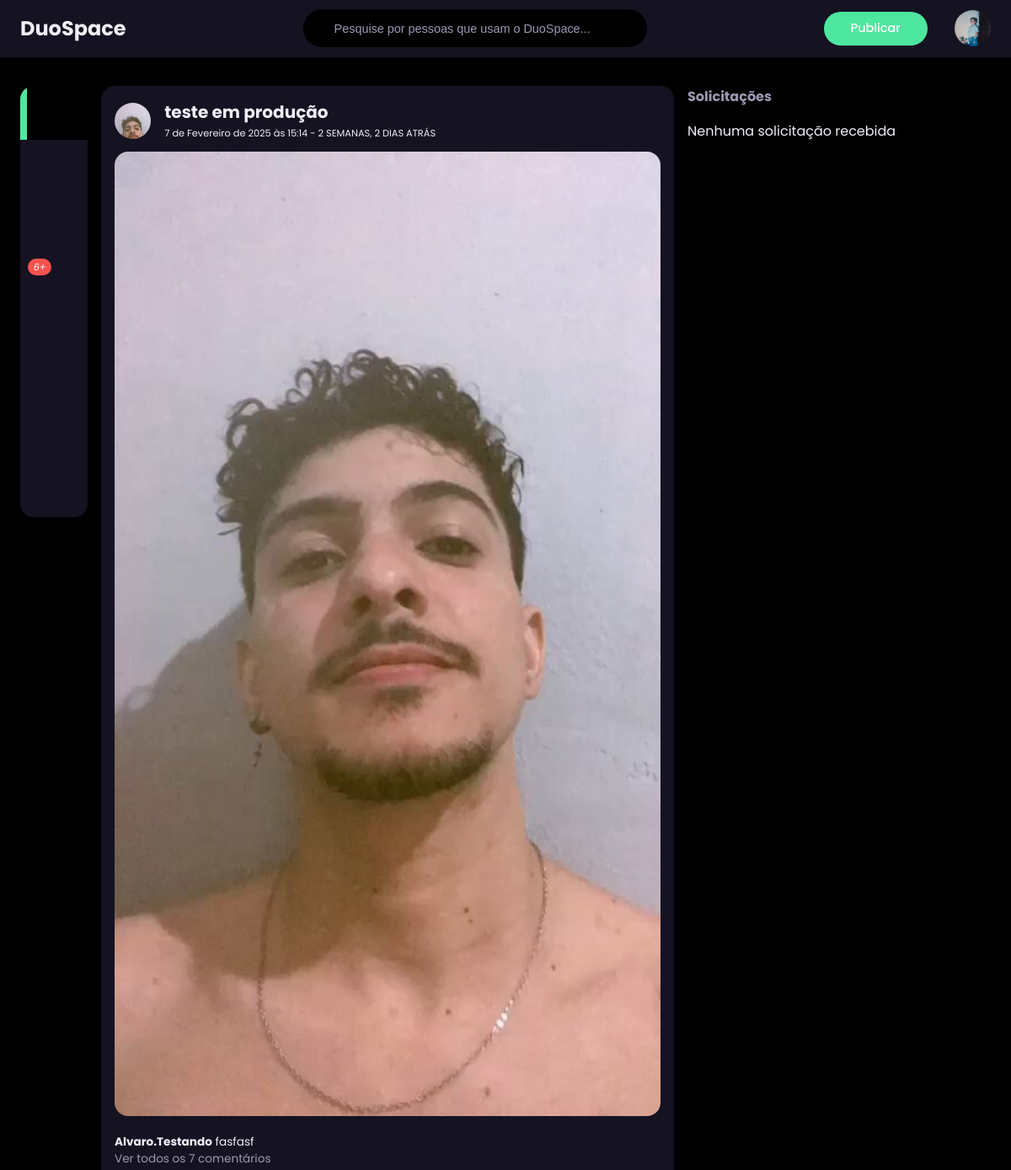
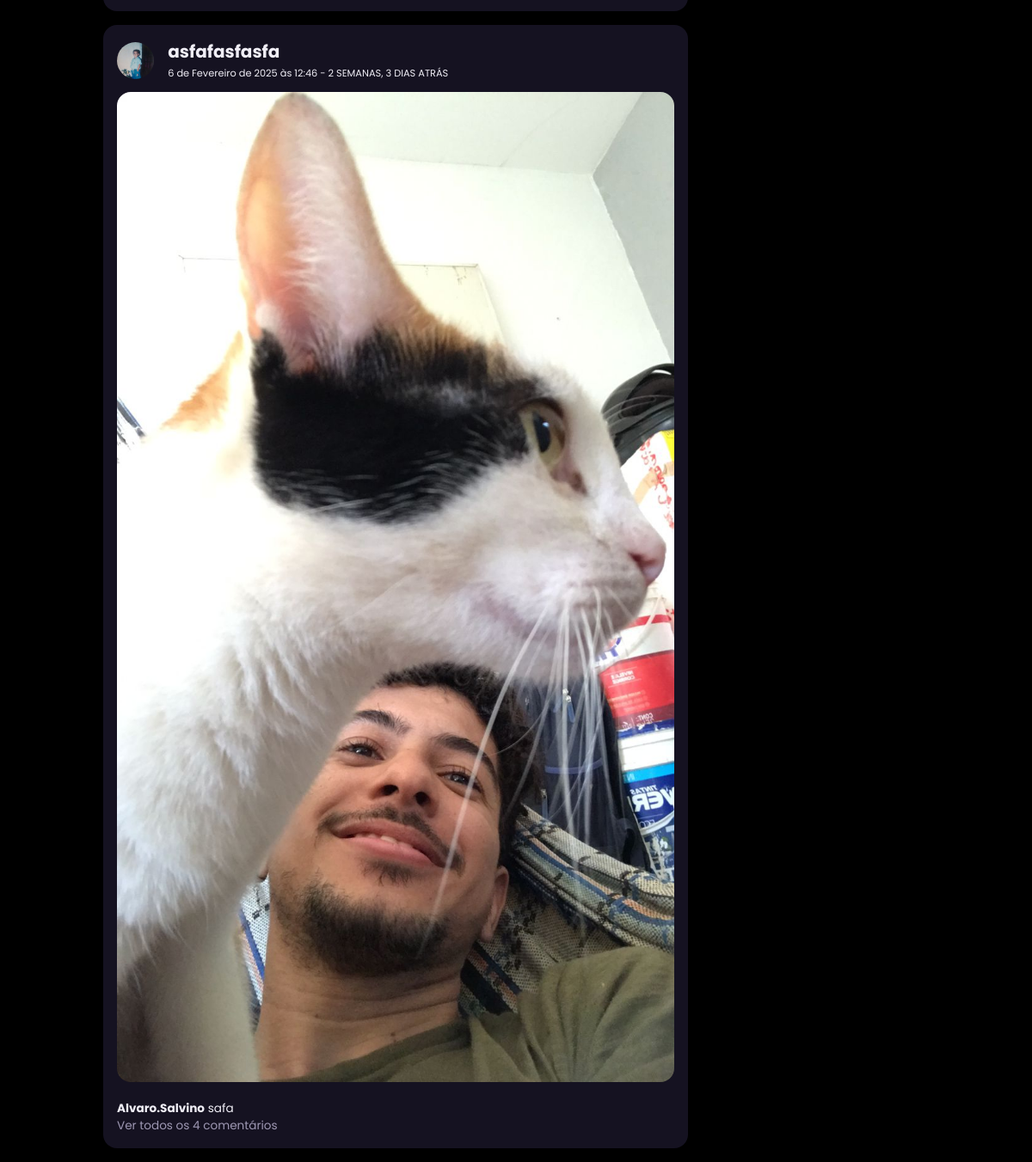
Screenshot of / (signed in) with the database file from the repository (2 pictures, top to bottom).
### perfil/models.py (models this page shows, shortened)
class Perfil(models.Model):
    nome = models.CharField(max_length=255, null=False)
    telefone = models.CharField(max_length=15, null= False)
    imagem_perfil = models.ImageField(null=True, blank=True, upload_to='fotoPerfil/')
    imagem_capa = models.ImageField(null=True, blank=True, upload_to='fotocapa/')
    fonte = models.CharField(max_length=10, default='fonte-3')
    cor = models.CharField(max_length=10, default='cor-1')
    background = models.CharField(max_length=10, default='light')
    contatos = models.ManyToManyField('self')
    usuario = models.OneToOneField(User, related_name='perfil', on_delete=models.CASCADE)

class Post(models.Model):
    titulo = models.CharField(max_length=250)
    text = models.TextField()
    data_postagem = models.DateTimeField(auto_now=True)
    perfil = models.ForeignKey(Perfil, on_delete=models.CASCADE, related_name='posts')
    imagem = models.ImageField(null=True, blank=True, upload_to='postagem/')

### vitrine/views.py (the view)
# urls.py: path('', index, name='index'),
@login_required(login_url='login')
def index(request):
    user = request.user
    perfil = get_object_or_404(Perfil, usuario=user)
    notificacoes = Notificacao.objects.filter(perfil_notificado=perfil).order_by('-data_criacao')
    context = {
        'active_home': 'active',
        'perfis': Perfil.objects.all(),
        'perfil_logado': perfil,
        'cor': perfil.cor,
        'fonte': perfil.fonte,
        'background': perfil.background,
        'notificacoes':notificacoes,
    }
    timeline = selecionar_posts(request)
    for post in timeline:
        post.tempo_decorrido = timesince(post.data_postagem)
        post.curtido = Curtida.objects.filter(perfil=perfil, post=post).exists()  # Verifica se foi curtido
        post.marcado = Marcador.objects.filter(perfil=perfil, post=post).exists  # Verifica se foi marcado
    paginator = Paginator(timeline, 15)
    page = request.GET.get('pagina')
    try:
        context['timeline'] = paginator.page(page)
    except Exception:
        context['timeline'] = paginator.page(1)
        if page is not None:
            messages.add_message(request, messages.INFO, 'A página {} não existe'.format(page))
    if request.method == "POST":
        if 'imagem_perfil' in request.FILES:
            perfil.imagem_perfil = request.FILES['imagem_perfil']
            perfil.save()
    return render(request, 'index.html', context)

### vitrine/views.py (called while the page is built)
def selecionar_posts(request):
    perfil_logado = request.user.perfil
    amigos = perfil_logado.contatos.all()
    posts = list(perfil_logado.posts.all())  # Adiciona os posts do próprio usuário
    for amigo in amigos:
        posts.extend(list(amigo.posts.all()))
    posts.sort(key=lambda x: x.data_postagem, reverse=True)
    return posts

def numero_notificacoes(request):
    if request.user.is_authenticated:
        perfil = request.user.perfil
        notificacoes_nao_lidas = Notificacao.objects.filter(perfil_notificado=perfil, lida=False).count()
    else:
        notificacoes_nao_lidas = 0
    return {'notificacoes_nao_lidas': notificacoes_nao_lidas}

### core/templates/index.html (shortened to what this page needs)
{% extends 'base/base.html' %}
{% load static %}
{% block styles %}
<link rel="stylesheet" href="{% static 'assets/css/index.css' %}">
{% endblock %}
{% block content %}
<div class="feeds">
    {% if timeline %}
    {% for post in timeline %}
    <div class="feed">
        <div class="head">
            <div class="user">
                <div class="profile-photo">
                    <img src="{% if post.perfil.imagem_perfil %} /images/{{ post.perfil.imagem_perfil }} {% else %} {% static '/assets/images/img/user.png' %} {% endif %}"
                        alt="Usuário">
                </div>
                <div class="ingo">
                    <h3>{{ post.titulo }}</h3>
                    <small>{{ post.data_postagem }} - <span class="capitalise">{{ post.tempo_decorrido }}
                            atrás</span></small>
                </div>
            </div>
        </div>
        <div class="photo">
            {% if post.imagem %}
            <img src="/images/{{ post.imagem }}" alt="Post imagem">
            {% endif %}
        </div>
        <div class="caption">
            <p><b>{{ post.perfil.nome }}</b> {{ post.text }}
        </div>
        {% if post.comentarios.count == 1 %}
        <div class="comments text-muted open-view-comentario-modal" data-post-id="{{ post.id }}">
            Ver {{ post.comentarios.count }} comentário
        </div>
        {% elif post.comentarios.count > 1 %}
        <div class="comments text-muted open-view-comentario-modal" data-post-id="{{ post.id }}">
            Ver todos os {{ post.comentarios.count }} comentários
        </div>
        {% endif %}
    </div>
    {% endfor %}
    {% endif %}
</div>
{% endblock %}

### core/templates/base/base.html (shortened to what this page needs)
{% load static %}
<!DOCTYPE html>
<html lang="pt-br" style="
{% if background == 'light' %}
--light-colour-lightness: 100%; --white-colour-lightness: 100%; --dark-colour-lightness: 15%;
{% elif background == 'dim' %}
--light-colour-lightness: 15%; --white-colour-lightness: 20%; --dark-colour-lightness: 95%;
{% else %}
--light-colour-lightness: 0%; --white-colour-lightness: 10%; --dark-colour-lightness: 95%;
{% endif %}
{% if fonte == 'fonte-1' %}
----sticky-top-left: 5.4rem; ----sticky-top-right: 5.4rem; font-size: 10px;
{% elif fonte == 'fonte-2' %}
----sticky-top-left: 5.4rem; ----sticky-top-right: -7rem; font-size: 13px;
{% elif fonte == 'fonte-3' %}
----sticky-top-left: -2rem; ----sticky-top-right: -17rem; font-size: 16px;
{% elif fonte == 'fonte-4' %}
----sticky-top-left: -5rem; ----sticky-top-right: -25rem; font-size: 19px;
{% else %}
----sticky-top-left: -12rem; ----sticky-top-right: -35rem; font-size: 22px;
{% endif %}
{% if cor == 'cor-1' %}
--primary-colour-hue: 252;
{% elif cor == 'cor-2' %}
--primary-colour-hue: 52;
{% elif cor == 'cor-3' %}
--primary-colour-hue: 352;
{% elif cor == 'cor-4' %}
--primary-colour-hue: 152;
{% else %}
--primary-colour-hue: 202;
{% endif %}
;">
<head>
    {% block styles %}
    {% endblock %}
    <link rel="stylesheet" href="{% static 'assets/css/style.css' %}">
    <link rel="stylesheet" href="https://unicons.iconscout.com/release/v2.1.6/css/unicons.css">
    <link href='https://unpkg.com/boxicons@2.1.4/css/boxicons.min.css' rel='stylesheet'>
</head>
<body>
    <nav>
        <div class="container">
            <div class="logo">
                <a href="{% url 'index' %}" id="link-logo">
                    <h2 class="log">
                        DuoSpace
                    </h2>
                </a>
            </div>
            <form method="POST" action="{% url 'buscar_usuario' %}" class="search-bar">
                <input type="search" name="busca" placeholder="Pesquise por pessoas que usam o DuoSpace...">
            </form>
            <div class="create">
                <label class="btn btn-primary" for="create post" id="open-post-modal">Publicar</label>
                <form action="" method="post" enctype="multipart/form-data" id="upload-avatar">
                    <div for="imagem_perfil" class="profile-photo">
                        <label for="imagem_perfil">
                            <img src="{% if perfil_logado.imagem_perfil %}/images/{{ perfil_logado.imagem_perfil }}{% else %}{% static 'assets/images/img/user.png' %}{% endif %}"
                                alt="Foto de perfil" id="preview-imagem" style="cursor: pointer;">
                        </label>
                    </div>
                </form>
            </div>
        </div>
    </nav>
    <main>
        <div class="container">
            <div class="left">
                <div class="sidebar">
                    <a class="menu-item {{active_home}}" href="{% url 'index' %}" id="home">
                        <span></span>
                    </a>
                    <a class="menu-item">
                        <span></span>
                    </a>
                    <a class="menu-item" id="notifications">
                        <span><i class="uil uil-bell">{% if notificacoes_nao_lidas > 0 %}<small class="notification-count">{{ notificacoes_nao_lidas }}{% elif notificacoes_nao_lidas > 9 %}9+{% endif %}</small></i></span>
                    </a>
                    <a class="menu-item" id="messages-notification">
                        <span><i class="uil uil-envelope"><small class="notification-count">6+</small></i></span>
                    </a>
                    <a href="{% url 'marcados' %}" class="menu-item {{active_marcados}}" id="salvos">
                        <span></span>
                    </a>
                    <a class="menu-item">
                        <span></span>
                    </a>
                    <a class="menu-item" id="theme">
                        <span></span>
                    </a>
                    <a class="menu-item">
                        <span></span>
                    </a>
                </div>
            </div>
            <div class="middle">
                {% block content %}
                {% endblock %}
            </div>
            <div class="right">
                <div class="friend-requests">
                    <h4>Solicitações</h4>
                    {% if perfil_logado.convites_recebidos.all %}
                    {% for convite in perfil_logado.convites_recebidos.all %}
                    <div class="request">
                        <div class="info">
                            <div class="profile-photo">
                                <img src="{{ convite.solicitante.imagem_perfilURL }}" alt="#">
                            </div>
                            <div>
                                <h5>{{ convite.solicitante.nome }}</h5>
                                <p class="text-muted">
                                    8 mutual friends
                                </p>
                            </div>
                        </div>
                        <div class="action">
                            <a href="/perfil/{{ convite.id }}/aceitar" class="btn btn-primary">
                                Aceitar
                            </a>
                            <a href="/perfil/{{ convite.id }}/rejeitar" class="btn btn-light">
                                Rejeitar
                            </a>
                        </div>
                    </div>
                    {% endfor %}
                    {% else %}
                    <p class="px-2 py-3 text-center">Nenhuma solicitação recebida</p>
                    {% endif %}
                </div>
            </div>
        </div>
    </main>
</body>
</html>

### core/static/assets/css/index.css (style rules this page uses)
@media (min-width: 1200px) { .head .user { display: flex; flex-direction: row; align-items: center; } }
@media (min-width: 1200px) { .head .user h3 { font-size: 20px; } }
.comments { cursor: pointer; }

### rows the page displays
Perfil: imagem_perfil (picture)
Post: perfil.imagem_perfil (picture), titulo "teste em produção", data_postagem "7 de Fevereiro de 2025 às 15:14", tempo_decorrido "2 SEMANAS, 2 DIAS", imagem (picture), perfil.nome "Alvaro.Testando", text "fasfasf", comentarios.count "7"
Post: perfil.imagem_perfil (picture), titulo "asfafasfasfa", data_postagem "6 de Fevereiro de 2025 às 12:46", tempo_decorrido "2 SEMANAS, 3 DIAS", imagem (picture), perfil.nome "Alvaro.Salvino", text "safa", comentarios.count "4"
